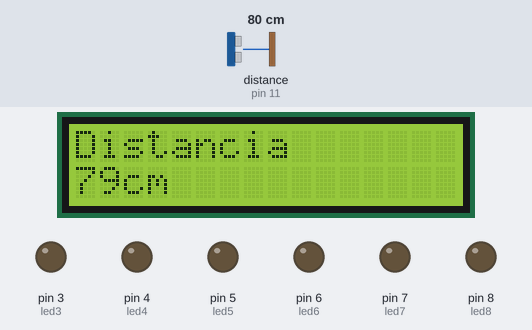
A sketch run on a simulated Arduino Uno, built with avr-gcc and run on an emulated ATmega328P. On the bench: 16×2 character LCD, output pins drawn as LEDs (lit = HIGH). Wiring (inferred from the names in the program): ultrasonic range finder: trigger pin 10; echo pin 11. Dashed ring = blinking. The test bench sets the inputs (shaded band); at power-on: distance to the obstacle (sensor on pin 11) 80 cm. The echo pulse lasts 58.3 µs per cm; pins used as bus, display or sensor lines are not drawn; what the sketch prints to the serial monitor is not drawn.

Above: at 1.2 s.
1.3 s: distance to the obstacle (sensor on pin 11) set to 299 cm
At 2.3 s:
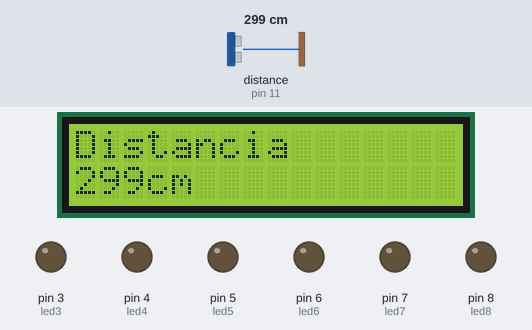
4.3 s: distance to the obstacle (sensor on pin 11) set to 2 cm
At 4.9 s:
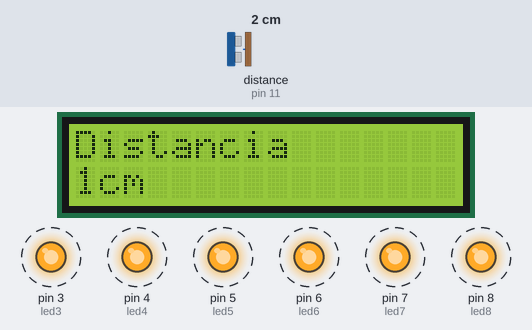
7.3 s: distance to the obstacle (sensor on pin 11) set to 53 cm
At 8.1 s:
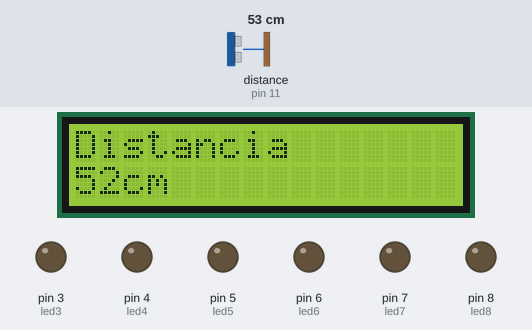
10.3 s: distance to the obstacle (sensor on pin 11) set to 9 cm
At 10.9 s:
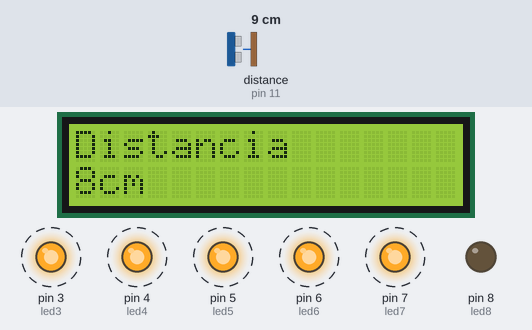
13.3 s: distance to the obstacle (sensor on pin 11) set to 18 cm
At 14.2 s:
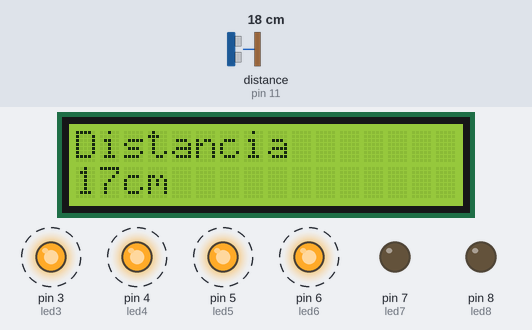
16.3 s: distance to the obstacle (sensor on pin 11) set to 53 cm
At 17.5 s:
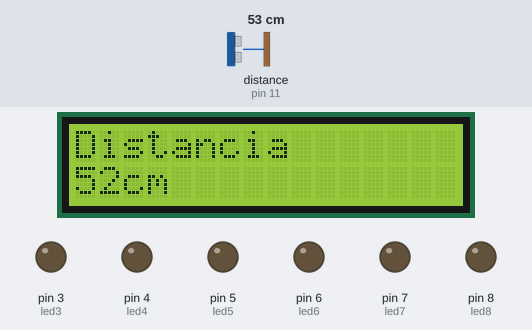
Timing chart, 0 to 19.3 s (numbered marks = the images above; inputs shaded):
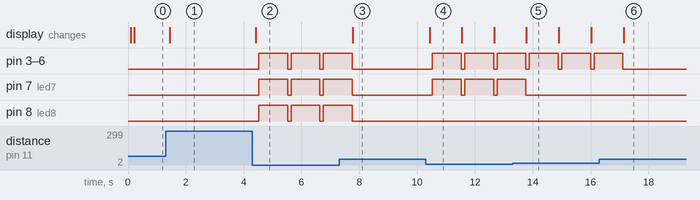

The sketch:

UltrasonicoSerie.ino
```cpp
#include <Wire.h>

#include <LiquidCrystal_I2C.h>

int trig = 10;
int eco = 11;
int led3 = 3;
int led4 = 4;
int led5 = 5;
int led6 = 6;
int led7 = 7;
int led8 = 8;


int duracion;
int distancia;

LiquidCrystal_I2C lcd(0x27, 16, 2);

void setup() {
  // put your setup code here, to run once:
pinMode(trig, OUTPUT);
pinMode(eco, INPUT);
pinMode(led3, OUTPUT);
pinMode(led4, OUTPUT);
pinMode(led5, OUTPUT);
pinMode(led6, OUTPUT);
pinMode(led7, OUTPUT);
pinMode(led8, OUTPUT);

Serial.begin(9600);
lcd.init();
lcd.clear();
lcd.backlight();

//lcd.print("el objeto esta");


};

void loop() {
  // put your main code here, to run repeatedly:
digitalWrite(trig, HIGH);
delay(1);
digitalWrite(trig, LOW);
duracion = pulseIn(eco, HIGH);
distancia = duracion / 58.2;

//Serial.print("El obj. está a: ");
Serial.print(distancia);
//Serial.println(" cm");
//delay(1000);

//lcd.scrollDisplayLeft();
lcd.clear();
lcd.print("Distancia");
lcd.setCursor(0,1);
lcd.print(String(distancia)+ "cm");
delay(100);


if(distancia <=5){
   digitalWrite(led3, HIGH);
  digitalWrite(led4, HIGH);
  digitalWrite(led5, HIGH);
  digitalWrite(led6, HIGH);
  digitalWrite(led7, HIGH);
  digitalWrite(led8, HIGH);
  delay(1000);
}
else {
  digitalWrite(led3, LOW);
  digitalWrite(led4, LOW);
  digitalWrite(led5, LOW);
  digitalWrite(led6, LOW);
  digitalWrite(led7, LOW);
  digitalWrite(led8, LOW);
  //delay(2000);
  }
//CASO 2
  if(distancia >5 && distancia <=15){
   digitalWrite(led3, HIGH);
  digitalWrite(led4, HIGH);
  digitalWrite(led5, HIGH);
  digitalWrite(led6, HIGH);
  digitalWrite(led7, HIGH);
  digitalWrite(led8, LOW);
  delay(1000);
}
else {
  digitalWrite(led3, LOW);
  digitalWrite(led4, LOW);
  digitalWrite(led5, LOW);
  digitalWrite(led6, LOW);
  digitalWrite(led7, LOW);
  digitalWrite(led8, LOW);
  //delay(2000);
  }

  //CASO 3
  if(distancia >15 && distancia <=25){
   digitalWrite(led3, HIGH);
  digitalWrite(led4, HIGH);
  digitalWrite(led5, HIGH);
  digitalWrite(led6, HIGH);
  digitalWrite(led7, LOW);
  digitalWrite(led8, LOW);
  delay(1000);
}
else {
  digitalWrite(led3, LOW);
  digitalWrite(led4, LOW);
  digitalWrite(led5, LOW);
  digitalWrite(led6, LOW);
  digitalWrite(led7, LOW);
  digitalWrite(led8, LOW);
  //delay(2000);
  }

  //CASO 4
if(distancia >25 && distancia <=35){
   digitalWrite(led3, HIGH);
  digitalWrite(led4, HIGH);
  digitalWrite(led5, HIGH);
  digitalWrite(led6, LOW);
  digitalWrite(led7, LOW);
  digitalWrite(led8, LOW);
  delay(1000);
}
else {
  digitalWrite(led3, LOW);
  digitalWrite(led4, LOW);
  digitalWrite(led5, LOW);
  digitalWrite(led6, LOW);
  digitalWrite(led7, LOW);
  digitalWrite(led8, LOW);
  //delay(2000);
  }

  //CASO 5

  if(distancia >35 && distancia <=45){
   digitalWrite(led3, HIGH);
  digitalWrite(led4, HIGH);
  digitalWrite(led5, LOW);
  digitalWrite(led6, LOW);
  digitalWrite(led7, LOW);
  digitalWrite(led8, LOW);
  delay(1000);
}
else {
  digitalWrite(led3, LOW);
  digitalWrite(led4, LOW);
  digitalWrite(led5, LOW);
  digitalWrite(led6, LOW);
  digitalWrite(led7, LOW);
  digitalWrite(led8, LOW);
  //delay(2000);
  }

//CASO 6
if(distancia >45 && distancia <=50){
   digitalWrite(led3, HIGH);
  digitalWrite(led4, LOW);
  digitalWrite(led5, LOW);
  digitalWrite(led6, LOW);
  digitalWrite(led7, LOW);
  digitalWrite(led8, LOW);
  delay(1000);
}
else {
  digitalWrite(led3, LOW);
  digitalWrite(led4, LOW);
  digitalWrite(led5, LOW);
  digitalWrite(led6, LOW);
  digitalWrite(led7, LOW);
  digitalWrite(led8, LOW);
  //delay(2000);
  }

//valor = analogRead(eco);

}
```

Measured:
- after the input at 1.3 s, the display: changes after 0.15 s (image 1)
- after the input at 4.3 s, pin 3 (led3), pin 4 (led4), pin 5 (led5), pin 6 (led6), pin 7 (led7), pin 8 (led8): alternates HIGH for 1.0 s and LOW for 0.12 s, starting after 0.22 s; the display: changes after 0.12 s (image 2)
- after the input at 7.3 s, pin 3 (led3), pin 4 (led4), pin 5 (led5), pin 6 (led6), pin 7 (led7), pin 8 (led8): goes on until 7.8 s, then stays LOW; the display: changes after 0.48 s (image 3)
- after the input at 10.3 s, pin 3 (led3), pin 4 (led4), pin 5 (led5), pin 6 (led6), pin 7 (led7): alternates HIGH for 1.0 s and LOW for 0.12 s, starting after 0.23 s; the display: changes after 0.13 s (image 4)
- after the input at 13.3 s, pin 7 (led7): goes on until 13.8 s, then stays LOW; the display: changes after 0.48 s (image 5)
- after the input at 16.3 s, pin 3 (led3), pin 4 (led4), pin 5 (led5), pin 6 (led6): goes on until 17.1 s, then stays LOW; the display: changes after 0.84 s (image 6)
- what the display in image 5 shows lasts 1.1 s, from 13.8 s to 14.9 s
